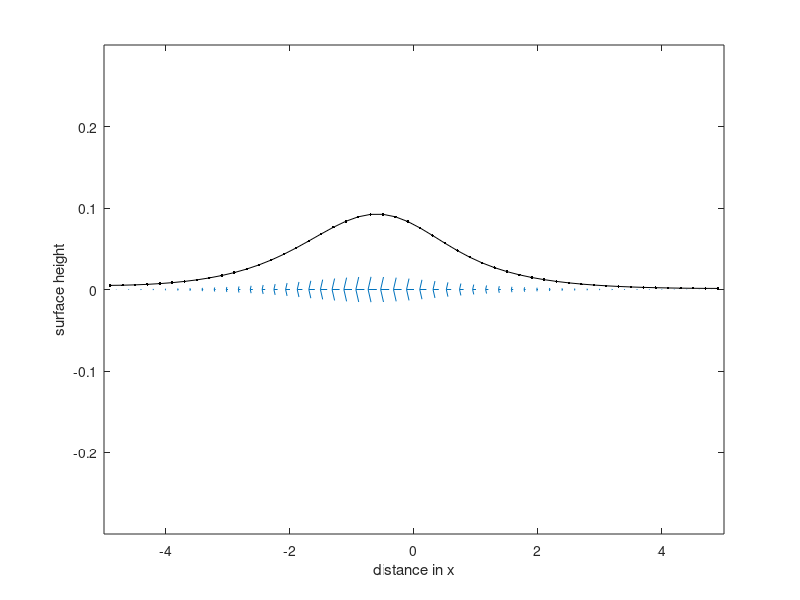

Here is the MATLAB script that generated this plot:
%% week12_exercise_predcorr.m 

% safety first
close all
clear all

% define parameters
H=1;   % water depth
g=9.8; % gravity
L=5;   % half domain size
dx=.2; % grid spacing
dt=.01;% time step size
Nt=500;% number of timesteps

% define domain
xu=[-L:dx:L]; 
xh=(-L+dx/2):dx:(L-dx/2);
Nx=length(xh);
time=0:dt:(Nt*dt);

% initial condition
u=zeros(Nx+1,1);
h=0.3*exp(-(xh'+L));

% time stepping loop
for m=1:Nt
   
    % set up dudt and dhdt array as Gu and Gh
    Gu=zeros(Nx+1,1);
    Gh=zeros(Nx,1);
    
    % 1. calculate Gu and Gh
    Gu(2:Nx)=-g/dx*( h(2:Nx)-h(1:Nx-1) );
    Gh=-H/dx*(u(2:Nx+1)-u(1:Nx));

    % 2. Euler Forward time step (prediction step)
    up = u + dt*Gu;
    hp = h + dt*Gh;

    % 3. re-calculate Gu and Gh
    Gu(2:Nx)=-g/dx*( hp(2:Nx)-hp(1:Nx-1) );
    Gh=-H/dx*(up(2:Nx+1)-up(1:Nx));

    % 4. Euler Forward time step (correction step)
    u = u + dt*Gu;
    h = h + dt*Gh;

    % plot the surface height
    plot(xh,h,'k.-');
    hold on;
    quiver(xu',zeros(size(xu')),u,zeros(size(xu')),.1);
    hold off;
    xlabel('distance in x');
    ylabel('surface height');
    axis([-5 5 -.3 .3]);
    drawnow;
    
end
